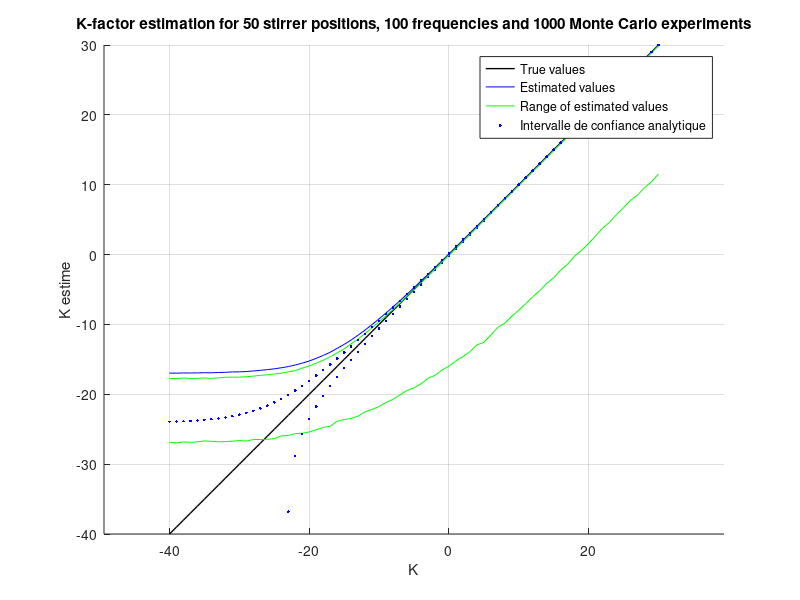
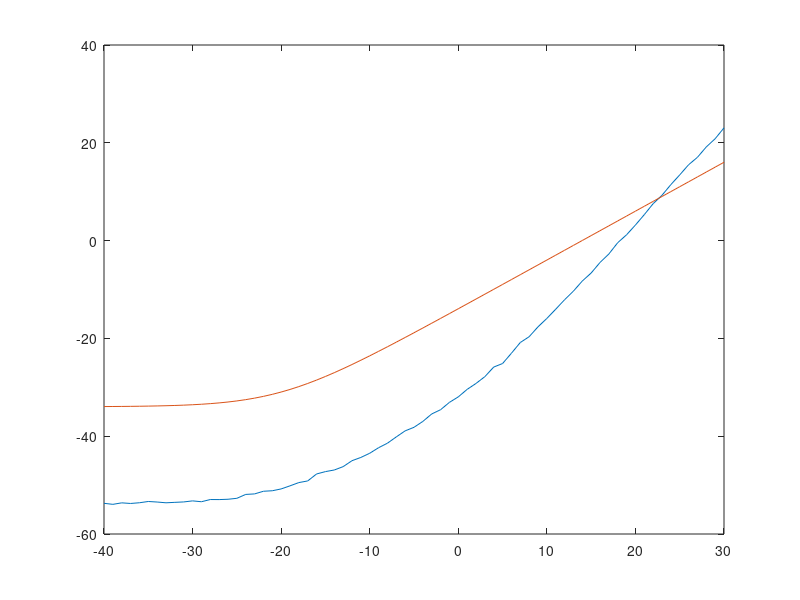

Write the MATLAB code that produced these figures, in order.
clear
tic
K=[];
V2=[];
Kfinal=[];
sigma=.08;
N=50; %position de brasseur
Nfreq=100; %nombre de fréquences
Nexp=1000; %nombre d'expérience de la simulation de MC
a=0;
K=-40:1:30;
f0=1e9;
v2=2*sigma^2*10.^(K/10);
a=0
for f=1:1:length(v2);
    a=a+1;
    if mod(round(a/length(v2)*500000),10)==0
        disp(a/length(v2)*100)
    end
    
    %Génération du S21
    Sr=sigma*(randn(N,Nfreq,Nexp))+(sqrt(v2(f)))*cos(45);
    Si=sigma*(randn(N,Nfreq,Nexp))+(sqrt(v2(f)))*sin(45);

    %moyenne sur les positions de brasseur
    mr=mean(Sr,1).^2;
    mi=mean(Si,1).^2;


    vv=(mr+mi); %v^2

    ss=(var(Sr,0,1)+var(Si,0,1))*N/(N-1); %2*sigma^2
    %ss=2*0.08^2; %sigma déterministe

    %moyenne sur les fréquences
    k=mean(vv./ss,2);%-1/N;
    %k=mean(vv./ss,2)-1/N;

    %moyenne sur les expériences (lissage de Monte Carlo)
    kmoy=mean(k,3);
sig=std(k);
    min95=prctile(k,5);
    max95=prctile(k,95);

    Kfinal=[Kfinal;kmoy sig min95 max95];

end
for i=1:1:length(Kfinal(:))
    if Kfinal(i)<0
        Kfinal(i)=0

    end
end






%******************
Kvrai_dB=-40:1:30;
Kvrai_lin=10.^(Kvrai_dB/10);
q025_lin=Kvrai_lin-1.96*sqrt(1/(N^2)+2*Kvrai_lin/N)/sqrt(Nfreq);
q975_lin=Kvrai_lin+1.96*sqrt(1/(N^2)+2*Kvrai_lin/N)/sqrt(Nfreq);

for i=1:1:length(q025_lin(:))
    if q025_lin(i)<0
        q025_lin(i)=0
        if q975_lin(i)<0
        q975_lin(i)=0
    end
    end
end


q025_dB=10*log10(q025_lin);
q975_dB=10*log10(q975_lin);
y=[Kvrai_dB;q025_dB;q975_dB];
%******************

figure(1)
hold on
plot(K,K,'LineWidth',1,'Color','k')
plot(K,10*log10(Kfinal(:,1)),'b')
plot(K,10*log10(Kfinal(:,2)),'g')
plot(Kvrai_dB,y(2,:),'b.');
plot(K,10*log10(Kfinal(:,3)),'g')
plot(Kvrai_dB,y(3,:),'b.');
legend('True values','Estimated values','Range of estimated values','Intervalle de confiance analytique')
title(['K-factor estimation for ',num2str(N),' stirrer positions, ',num2str(Nfreq),' frequencies and ',num2str(Nexp), ' Monte Carlo experiments'])
xlabel('K')
axis equal
ylabel('K estime')
grid on
hold off
toc
figure(2)
var_th=1/N^2+2*(10.^(K/10))/N;
plot(K,20*log10(Kfinal(:,2)),K,10*log10(var_th));


